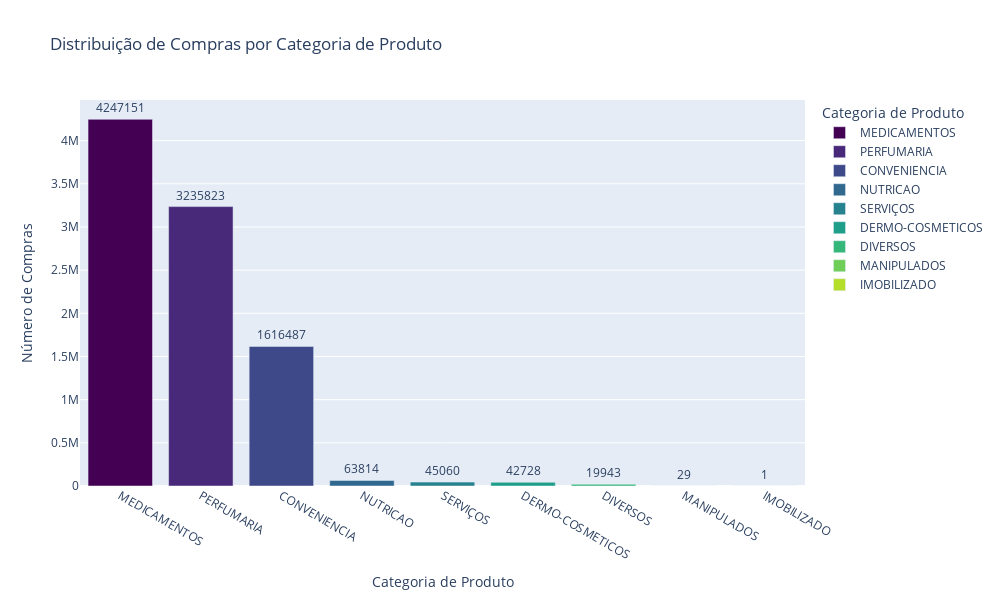

Here is the notebook cell this chart was saved with:
### Markdown cell above
## How is the distribution of the categories of the purchases

### Code cell
# Calculate the sorted counts of purchases by product category
sorted_counts = vendas['CATEGORIA_SKU'].value_counts().sort_values(ascending=False).reset_index()

# Rename columns for clarity
sorted_counts.columns = ['Categoria de Produto', 'Número de Compras']

# Plot using Plotly Express with counts on top of each bar
fig = px.bar(sorted_counts, x='Categoria de Produto', y='Número de Compras',
             title='Distribuição de Compras por Categoria de Produto',
             labels={'Categoria de Produto': 'Categoria de Produto', 'Número de Compras': 'Número de Compras'},
             color='Categoria de Produto',
             color_discrete_sequence=px.colors.sequential.Viridis,
             text='Número de Compras')

# Customize layout
fig.update_layout(xaxis_title='Categoria de Produto', yaxis_title='Número de Compras', width=1000, height=600)

# Display the text on top of each bar
fig.update_traces(textposition='outside')

# Show the plot
fig.show()

### Figure 1 — Plotly figure (JSON) as saved in the notebook; plotly's stock layout.template omitted (floating-point values rounded to 4 significant figures)
{"data": [{"alignmentgroup": "True", "hovertemplate": "Categoria de Produto=%{x}<br>Número de Compras=%{text}<extra></extra>", "legendgroup": "MEDICAMENTOS", "marker": {"color": "#440154", "pattern": {"shape": ""}}, "name": "MEDICAMENTOS", "offsetgroup": "MEDICAMENTOS", "orientation": "v", "showlegend": true, "text": [4247151], "textposition": "outside", "type": "bar", "x": ["MEDICAMENTOS"], "xaxis": "x", "y": [4247151], "yaxis": "y"}, {"alignmentgroup": "True", "hovertemplate": "Categoria de Produto=%{x}<br>Número de Compras=%{text}<extra></extra>", "legendgroup": "PERFUMARIA", "marker": {"color": "#482878", "pattern": {"shape": ""}}, "name": "PERFUMARIA", "offsetgroup": "PERFUMARIA", "orientation": "v", "showlegend": true, "text": [3235823], "textposition": "outside", "type": "bar", "x": ["PERFUMARIA"], "xaxis": "x", "y": [3235823], "yaxis": "y"}, {"alignmentgroup": "True", "hovertemplate": "Categoria de Produto=%{x}<br>Número de Compras=%{text}<extra></extra>", "legendgroup": "CONVENIENCIA", "marker": {"color": "#3e4989", "pattern": {"shape": ""}}, "name": "CONVENIENCIA", "offsetgroup": "CONVENIENCIA", "orientation": "v", "showlegend": true, "text": [1616487], "textposition": "outside", "type": "bar", "x": ["CONVENIENCIA"], "xaxis": "x", "y": [1616487], "yaxis": "y"}, {"alignmentgroup": "True", "hovertemplate": "Categoria de Produto=%{x}<br>Número de Compras=%{text}<extra></extra>", "legendgroup": "NUTRICAO", "marker": {"color": "#31688e", "pattern": {"shape": ""}}, "name": "NUTRICAO", "offsetgroup": "NUTRICAO", "orientation": "v", "showlegend": true, "text": [63814], "textposition": "outside", "type": "bar", "x": ["NUTRICAO"], "xaxis": "x", "y": [63814], "yaxis": "y"}, {"alignmentgroup": "True", "hovertemplate": "Categoria de Produto=%{x}<br>Número de Compras=%{text}<extra></extra>", "legendgroup": "SERVIÇOS", "marker": {"color": "#26828e", "pattern": {"shape": ""}}, "name": "SERVIÇOS", "offsetgroup": "SERVIÇOS", "orientation": "v", "showlegend": true, "text": [45060], "textposition": "outside", "type": "bar", "x": ["SERVIÇOS"], "xaxis": "x", "y": [45060], "yaxis": "y"}, {"alignmentgroup": "True", "hovertemplate": "Categoria de Produto=%{x}<br>Número de Compras=%{text}<extra></extra>", "legendgroup": "DERMO-COSMETICOS", "marker": {"color": "#1f9e89", "pattern": {"shape": ""}}, "name": "DERMO-COSMETICOS", "offsetgroup": "DERMO-COSMETICOS", "orientation": "v", "showlegend": true, "text": [42728], "textposition": "outside", "type": "bar", "x": ["DERMO-COSMETICOS"], "xaxis": "x", "y": [42728], "yaxis": "y"}, {"alignmentgroup": "True", "hovertemplate": "Categoria de Produto=%{x}<br>Número de Compras=%{text}<extra></extra>", "legendgroup": "DIVERSOS", "marker": {"color": "#35b779", "pattern": {"shape": ""}}, "name": "DIVERSOS", "offsetgroup": "DIVERSOS", "orientation": "v", "showlegend": true, "text": [19943], "textposition": "outside", "type": "bar", "x": ["DIVERSOS"], "xaxis": "x", "y": [19943], "yaxis": "y"}, {"alignmentgroup": "True", "hovertemplate": "Categoria de Produto=%{x}<br>Número de Compras=%{text}<extra></extra>", "legendgroup": "MANIPULADOS", "marker": {"color": "#6ece58", "pattern": {"shape": ""}}, "name": "MANIPULADOS", "offsetgroup": "MANIPULADOS", "orientation": "v", "showlegend": true, "text": [29], "textposition": "outside", "type": "bar", "x": ["MANIPULADOS"], "xaxis": "x", "y": [29], "yaxis": "y"}, {"alignmentgroup": "True", "hovertemplate": "Categoria de Produto=%{x}<br>Número de Compras=%{text}<extra></extra>", "legendgroup": "IMOBILIZADO", "marker": {"color": "#b5de2b", "pattern": {"shape": ""}}, "name": "IMOBILIZADO", "offsetgroup": "IMOBILIZADO", "orientation": "v", "showlegend": true, "text": [1], "textposition": "outside", "type": "bar", "x": ["IMOBILIZADO"], "xaxis": "x", "y": [1], "yaxis": "y"}], "layout": {"barmode": "relative", "height": 600, "legend": {"title": {"text": "Categoria de Produto"}, "tracegroupgap": 0}, "title": {"text": "Distribuição de Compras por Categoria de Produto"}, "width": 1000, "xaxis": {"anchor": "y", "categoryarray": ["MEDICAMENTOS", "PERFUMARIA", "CONVENIENCIA", "NUTRICAO", "SERVIÇOS", "DERMO-COSMETICOS", "DIVERSOS", "MANIPULADOS", "IMOBILIZADO"], "categoryorder": "array", "domain": [0, 1], "title": {"text": "Categoria de Produto"}}, "yaxis": {"anchor": "x", "domain": [0, 1], "title": {"text": "Número de Compras"}}}}
